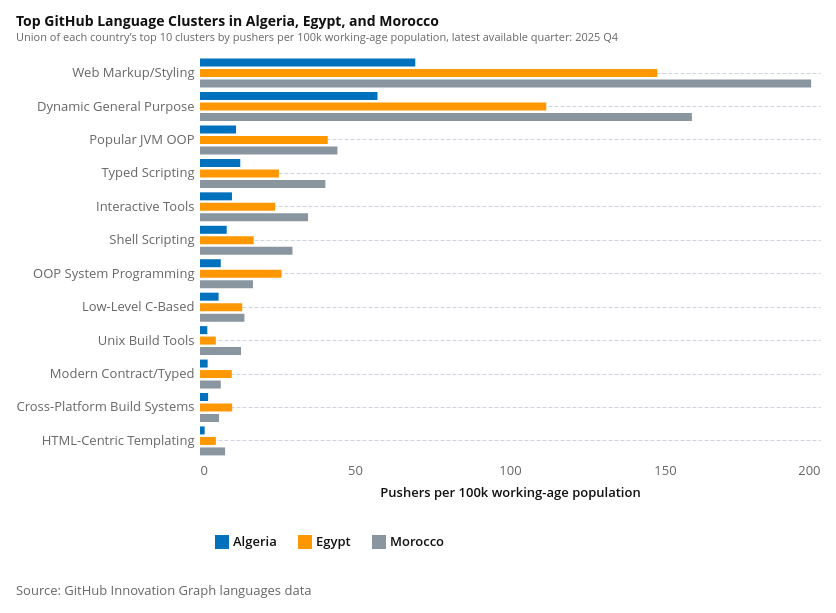

The code cell stored with this chart in its notebook:
### Code cell
language_country_codes = [COUNTRY_CODE, "EG", "MA"]
language_country_order = [COUNTRY_NAMES[code] for code in language_country_codes]
language_country_colors = [ALGERIA_COLOR, "#FF9800", "#8A969F"]

languages = (
    pd.read_csv(GITHUB_DIR / "languages.csv")
    .loc[lambda d: d["iso2_code"].isin(language_country_codes)]
    .assign(
        quarter_start=lambda d: pd.PeriodIndex(
            d["year"].astype(str) + "Q" + d["quarter"].astype(str), freq="Q"
        ).to_timestamp(),
        country_name=lambda d: d["iso2_code"].map(COUNTRY_NAMES),
    )
)
languages["cluster"] = languages["language"].map(clusters.set_index("Language")["Cluster Name"])
languages = (
    languages
    .dropna(subset=["cluster"])
    .groupby(["iso2_code", "country_name", "cluster", "quarter_start", "year", "quarter"], as_index=False)["num_pushers"]
    .sum()
)
languages = attach_latest_population(languages, working_age_population).assign(
    num_pushers_per_100k=lambda d: d["num_pushers"] / d["working_age_population"] * 100_000
)
latest_language_quarter = languages["quarter_start"].max()
latest_language_rows = languages.loc[languages["quarter_start"] == latest_language_quarter].copy()
latest_language_label = (
    f"{latest_language_rows['year'].iloc[0]} Q{latest_language_rows['quarter'].iloc[0]}"
)

top_cluster_names = (
    latest_language_rows
    .sort_values(["country_name", "num_pushers_per_100k"], ascending=[True, False])
    .groupby("iso2_code", as_index=False, group_keys=False)
    .head(10)["cluster"]
    .drop_duplicates()
    .tolist()
)

language_comparison = (
    latest_language_rows
    .loc[lambda d: d["cluster"].isin(top_cluster_names)]
    .assign(num_pushers_label=lambda d: d["num_pushers"].map(lambda v: f"{v:,.0f}"))
)
cluster_sort = (
    language_comparison
    .groupby("cluster", as_index=False)["num_pushers_per_100k"]
    .sum()
    .sort_values("num_pushers_per_100k", ascending=False)["cluster"]
    .tolist()
)

language_bars = (
    alt.Chart(language_comparison)
    .mark_bar(size=8)
    .encode(
        x=alt.X("num_pushers_per_100k:Q", title="Pushers per 100k working-age population", axis=alt.Axis(format="~s")),
        y=alt.Y(
            "cluster:N",
            sort=cluster_sort,
            title=None,
            axis=alt.Axis(labelLimit=0),
        ),
        color=alt.Color(
            "country_name:N",
            title=None,
            scale=alt.Scale(domain=language_country_order, range=language_country_colors),
            legend=alt.Legend(orient="bottom", direction="horizontal"),
        ),
        yOffset=alt.YOffset("country_name:N", sort=language_country_order, scale=alt.Scale(paddingInner=0.45)),
        tooltip=[
            alt.Tooltip("country_name:N", title="Country"),
            alt.Tooltip("cluster:N", title="Cluster"),
            alt.Tooltip("num_pushers_per_100k:Q", title="Pushers per 100k", format=",.1f"),
            alt.Tooltip("num_pushers:Q", title="Pushers", format=","),
        ],
    )
)

languages_chart = language_bars.properties(
    width=620,
    height=max(320, 34 * len(cluster_sort)),
    title=alt.Title(
        text="Top GitHub Language Clusters in Algeria, Egypt, and Morocco",
        subtitle=f"Union of each country’s top 10 clusters by pushers per 100k working-age population, latest available quarter: {latest_language_label}",
        fontSize=14,
        subtitleFontSize=11,
        offset=10,
    ),
)

attaviz.add_caption(languages_chart, "Source: GitHub Innovation Graph languages data")

### Figure 1 — Vega-Lite specification as saved in the notebook (floating-point values rounded to 4 significant figures)
{"config": {"background": "white", "padding": 15, "mark": {"tooltip": true}, "point": {"filled": true, "size": 60, "stroke": "white", "strokeWidth": 1}, "circle": {"filled": true, "stroke": "white", "strokeWidth": 1}, "square": {"filled": true, "stroke": "white", "strokeWidth": 1}, "line": {"strokeWidth": 4, "strokeCap": "round", "strokeJoin": "round"}, "bar": {"cornerRadiusEnd": 0}, "area": {"opacity": 0.7}, "arc": {"stroke": "white", "strokeWidth": 1}, "rect": {"stroke": "#8A969F", "strokeWidth": 0.5}, "geoshape": {"stroke": "#666666", "strokeWidth": 0.3, "strokeJoin": "round", "strokeCap": "round"}, "title": {"font": "Open Sans, sans-serif", "fontSize": 18, "fontWeight": 700, "lineHeight": 22, "color": "#111111", "anchor": "start", "offset": 21, "subtitleFont": "Open Sans, sans-serif", "subtitleFontSize": 15, "subtitleFontWeight": 400, "subtitleLineHeight": 18, "subtitleColor": "#666666", "subtitlePadding": 3}, "axis": {"domain": false, "grid": true, "gridColor": "#CED4DE", "gridDash": [4, 2], "gridWidth": 1, "labelFont": "Open Sans, sans-serif", "labelFontSize": 13, "labelFontWeight": 400, "labelColor": "#666666", "labelPadding": 3, "tickColor": "#CED4DE", "tickSize": 5, "tickCount": 5, "titleFont": "Open Sans, sans-serif", "titleFontSize": 13, "titleFontWeight": 600, "titleColor": "#111111", "titlePadding": 9}, "axisX": {"grid": false, "tickSize": 0, "labelAngle": 0}, "axisY": {"domain": false, "ticks": false, "gridColor": "#CED4DE", "gridDash": [4, 2], "gridWidth": 1}, "axisQuantitative": {"tickCount": 5}, "axisBand": {"labelPadding": 6, "tickSize": 0}, "axisTemporal": {"grid": false}, "legend": {"labelFont": "Open Sans, sans-serif", "labelFontSize": 13, "labelFontWeight": 600, "labelColor": "#111111", "titleFont": "Open Sans, sans-serif", "titleFontSize": 13, "titleFontWeight": 600, "titleColor": "#111111", "titlePadding": 3, "symbolSize": 196, "symbolStrokeWidth": 0, "padding": 15, "offset": 21, "columnPadding": 21, "orient": "bottom", "labelLimit": 200, "titleLimit": 200}, "view": {"stroke": null, "continuousWidth": 600, "continuousHeight": 400}, "range": {"category": ["#34A7F2", "#FF9800", "#664AB6", "#4EC2C0", "#F3578E", "#081079", "#0C7C68", "#AA0000", "#DDDA21"], "diverging": ["#920000", "#BD6126", "#E3A763", "#EFEFEF", "#80BDE7", "#3587C3", "#025288"], "heatmap": ["#E3F6FD", "#75CCEC", "#089BD4", "#0169A1", "#023B6F"], "ordinal": ["#E3F6FD", "#75CCEC", "#089BD4", "#0169A1", "#023B6F"], "ramp": ["#E3F6FD", "#75CCEC", "#089BD4", "#0169A1", "#023B6F"]}, "scale": {"bandPaddingInner": 0.2, "bandPaddingOuter": 0.1, "pointPadding": 0.5}, "header": {"labelFont": "Open Sans, sans-serif", "labelFontSize": 13, "labelFontWeight": 600, "labelColor": "#111111", "titleFont": "Open Sans, sans-serif", "titleFontSize": 15, "titleFontWeight": 600, "titleColor": "#111111"}, "concat": {"spacing": 18}, "facet": {"spacing": 18}, "selection": {"point": {"on": "click", "clear": "dblclick"}, "interval": {"mark": {"fill": "#0071BC", "fillOpacity": 0.15, "stroke": "#0071BC", "strokeWidth": 1}}}}, "vconcat": [{"mark": {"type": "bar", "size": 8}, "encoding": {"color": {"field": "country_name", "legend": {"direction": "horizontal", "orient": "bottom"}, "scale": {"domain": ["Algeria", "Egypt", "Morocco"], "range": ["#0071BC", "#FF9800", "#8A969F"]}, "title": null, "type": "nominal"}, "tooltip": [{"field": "country_name", "title": "Country", "type": "nominal"}, {"field": "cluster", "title": "Cluster", "type": "nominal"}, {"field": "num_pushers_per_100k", "format": ",.1f", "title": "Pushers per 100k", "type": "quantitative"}, {"field": "num_pushers", "format": ",", "title": "Pushers", "type": "quantitative"}], "x": {"axis": {"format": "~s"}, "field": "num_pushers_per_100k", "title": "Pushers per 100k working-age population", "type": "quantitative"}, "y": {"axis": {"labelLimit": 0}, "field": "cluster", "sort": ["Web Markup/Styling", "Dynamic General Purpose", "Popular JVM OOP", "Typed Scripting", "Interactive Tools", "Shell Scripting", "OOP System Programming", "Low-Level C-Based", "Unix Build Tools", "Modern Contract/Typed", "Cross-Platform Build Systems", "HTML-Centric Templating"], "title": null, "type": "nominal"}, "yOffset": {"field": "country_name", "scale": {"paddingInner": 0.45}, "sort": ["Algeria", "Egypt", "Morocco"], "type": "nominal"}}, "height": 408, "title": {"text": "Top GitHub Language Clusters in Algeria, Egypt, and Morocco", "fontSize": 14, "offset": 10, "subtitle": "Union of each country’s top 10 clusters by pushers per 100k working-age population, latest available quarter: 2025 Q4", "subtitleFontSize": 11}, "width": 620}], "data": {"name": "data-7d4c8b6d545dccdf04b2fa31225c6717"}, "title": {"text": "Source: GitHub Innovation Graph languages data", "anchor": "start", "color": "#666666", "font": "Open Sans, sans-serif", "fontSize": 13, "fontWeight": 400, "lineHeight": 20, "offset": 21, "orient": "bottom"}, "$schema": "https://vega.github.io/schema/vega-lite/v6.1.0.json", "datasets": {"data-7d4c8b6d545dccdf04b2fa31225c6717": [{"iso2_code": "EG", "country_name": "Egypt", "cluster": "Interactive Tools", "quarter_start": "2025-10-01T00:00:00", "year": 2025, "quarter": 4, "num_pushers": 17778, "working_age_population": 73290000.0, "population": 73290000.0, "num_pushers_per_100k": 24.26, "num_pushers_label": "17,778"}, {"iso2_code": "EG", "country_name": "Egypt", "cluster": "Unix Build Tools", "quarter_start": "2025-10-01T00:00:00", "year": 2025, "quarter": 4, "num_pushers": 3736, "working_age_population": 73290000.0, "population": 73290000.0, "num_pushers_per_100k": 5.098, "num_pushers_label": "3,736"}, {"iso2_code": "EG", "country_name": "Egypt", "cluster": "Low-Level C-Based", "quarter_start": "2025-10-01T00:00:00", "year": 2025, "quarter": 4, "num_pushers": 9994, "working_age_population": 73290000.0, "population": 73290000.0, "num_pushers_per_100k": 13.64, "num_pushers_label": "9,994"}, {"iso2_code": "EG", "country_name": "Egypt", "cluster": "HTML-Centric Templating", "quarter_start": "2025-10-01T00:00:00", "year": 2025, "quarter": 4, "num_pushers": 3746, "working_age_population": 73290000.0, "population": 73290000.0, "num_pushers_per_100k": 5.111, "num_pushers_label": "3,746"}, {"iso2_code": "EG", "country_name": "Egypt", "cluster": "Modern Contract/Typed", "quarter_start": "2025-10-01T00:00:00", "year": 2025, "quarter": 4, "num_pushers": 7510, "working_age_population": 73290000.0, "population": 73290000.0, "num_pushers_per_100k": 10.25, "num_pushers_label": "7,510"}, {"iso2_code": "EG", "country_name": "Egypt", "cluster": "OOP System Programming", "quarter_start": "2025-10-01T00:00:00", "year": 2025, "quarter": 4, "num_pushers": 19280, "working_age_population": 73290000.0, "population": 73290000.0, "num_pushers_per_100k": 26.31, "num_pushers_label": "19,280"}, {"iso2_code": "EG", "country_name": "Egypt", "cluster": "Popular JVM OOP", "quarter_start": "2025-10-01T00:00:00", "year": 2025, "quarter": 4, "num_pushers": 30209, "working_age_population": 73290000.0, "population": 73290000.0, "num_pushers_per_100k": 41.22, "num_pushers_label": "30,209"}, {"iso2_code": "EG", "country_name": "Egypt", "cluster": "Shell Scripting", "quarter_start": "2025-10-01T00:00:00", "year": 2025, "quarter": 4, "num_pushers": 12683, "working_age_population": 73290000.0, "population": 73290000.0, "num_pushers_per_100k": 17.31, "num_pushers_label": "12,683"}, {"iso2_code": "EG", "country_name": "Egypt", "cluster": "Cross-Platform Build Systems", "quarter_start": "2025-10-01T00:00:00", "year": 2025, "quarter": 4, "num_pushers": 7608, "working_age_population": 73290000.0, "population": 73290000.0, "num_pushers_per_100k": 10.38, "num_pushers_label": "7,608"}, {"iso2_code": "EG", "country_name": "Egypt", "cluster": "Typed Scripting", "quarter_start": "2025-10-01T00:00:00", "year": 2025, "quarter": 4, "num_pushers": 18657, "working_age_population": 73290000.0, "population": 73290000.0, "num_pushers_per_100k": 25.46, "num_pushers_label": "18,657"}, {"iso2_code": "EG", "country_name": "Egypt", "cluster": "Web Markup/Styling", "quarter_start": "2025-10-01T00:00:00", "year": 2025, "quarter": 4, "num_pushers": 108109, "working_age_population": 73290000.0, "population": 73290000.0, "num_pushers_per_100k": 147.5, "num_pushers_label": "108,109"}, {"iso2_code": "EG", "country_name": "Egypt", "cluster": "Dynamic General Purpose", "quarter_start": "2025-10-01T00:00:00", "year": 2025, "quarter": 4, "num_pushers": 81869, "working_age_population": 73290000.0, "population": 73290000.0, "num_pushers_per_100k": 111.7, "num_pushers_label": "81,869"}, {"iso2_code": "DZ", "country_name": "Algeria", "cluster": "Popular JVM OOP", "quarter_start": "2025-10-01T00:00:00", "year": 2025, "quarter": 4, "num_pushers": 3431, "working_age_population": 29530000.0, "population": 29530000.0, "num_pushers_per_100k": 11.62, "num_pushers_label": "3,431"}, {"iso2_code": "DZ", "country_name": "Algeria", "cluster": "Cross-Platform Build Systems", "quarter_start": "2025-10-01T00:00:00", "year": 2025, "quarter": 4, "num_pushers": 773, "working_age_population": 29530000.0, "population": 29530000.0, "num_pushers_per_100k": 2.617, "num_pushers_label": "773"}, {"iso2_code": "DZ", "country_name": "Algeria", "cluster": "Dynamic General Purpose", "quarter_start": "2025-10-01T00:00:00", "year": 2025, "quarter": 4, "num_pushers": 16909, "working_age_population": 29530000.0, "population": 29530000.0, "num_pushers_per_100k": 57.25, "num_pushers_label": "16,909"}, {"iso2_code": "DZ", "country_name": "Algeria", "cluster": "OOP System Programming", "quarter_start": "2025-10-01T00:00:00", "year": 2025, "quarter": 4, "num_pushers": 1978, "working_age_population": 29530000.0, "population": 29530000.0, "num_pushers_per_100k": 6.697, "num_pushers_label": "1,978"}, {"iso2_code": "DZ", "country_name": "Algeria", "cluster": "Low-Level C-Based", "quarter_start": "2025-10-01T00:00:00", "year": 2025, "quarter": 4, "num_pushers": 1771, "working_age_population": 29530000.0, "population": 29530000.0, "num_pushers_per_100k": 5.996, "num_pushers_label": "1,771"}, {"iso2_code": "DZ", "country_name": "Algeria", "cluster": "Modern Contract/Typed", "quarter_start": "2025-10-01T00:00:00", "year": 2025, "quarter": 4, "num_pushers": 730, "working_age_population": 29530000.0, "population": 29530000.0, "num_pushers_per_100k": 2.472, "num_pushers_label": "730"}, {"iso2_code": "DZ", "country_name": "Algeria", "cluster": "Web Markup/Styling", "quarter_start": "2025-10-01T00:00:00", "year": 2025, "quarter": 4, "num_pushers": 20509, "working_age_population": 29530000.0, "population": 29530000.0, "num_pushers_per_100k": 69.44, "num_pushers_label": "20,509"}, {"iso2_code": "DZ", "country_name": "Algeria", "cluster": "Unix Build Tools", "quarter_start": "2025-10-01T00:00:00", "year": 2025, "quarter": 4, "num_pushers": 694, "working_age_population": 29530000.0, "population": 29530000.0, "num_pushers_per_100k": 2.35, "num_pushers_label": "694"}, {"iso2_code": "DZ", "country_name": "Algeria", "cluster": "Typed Scripting", "quarter_start": "2025-10-01T00:00:00", "year": 2025, "quarter": 4, "num_pushers": 3836, "working_age_population": 29530000.0, "population": 29530000.0, "num_pushers_per_100k": 12.99, "num_pushers_label": "3,836"}, {"iso2_code": "DZ", "country_name": "Algeria", "cluster": "Shell Scripting", "quarter_start": "2025-10-01T00:00:00", "year": 2025, "quarter": 4, "num_pushers": 2544, "working_age_population": 29530000.0, "population": 29530000.0, "num_pushers_per_100k": 8.614, "num_pushers_label": "2,544"}, {"iso2_code": "DZ", "country_name": "Algeria", "cluster": "HTML-Centric Templating", "quarter_start": "2025-10-01T00:00:00", "year": 2025, "quarter": 4, "num_pushers": 444, "working_age_population": 29530000.0, "population": 29530000.0, "num_pushers_per_100k": 1.503, "num_pushers_label": "444"}, {"iso2_code": "DZ", "country_name": "Algeria", "cluster": "Interactive Tools", "quarter_start": "2025-10-01T00:00:00", "year": 2025, "quarter": 4, "num_pushers": 3046, "working_age_population": 29530000.0, "population": 29530000.0, "num_pushers_per_100k": 10.31, "num_pushers_label": "3,046"}, {"iso2_code": "MA", "country_name": "Morocco", "cluster": "Cross-Platform Build Systems", "quarter_start": "2025-10-01T00:00:00", "year": 2025, "quarter": 4, "num_pushers": 1544, "working_age_population": 25220000.0, "population": 25220000.0, "num_pushers_per_100k": 6.122, "num_pushers_label": "1,544"}, {"iso2_code": "MA", "country_name": "Morocco", "cluster": "Low-Level C-Based", "quarter_start": "2025-10-01T00:00:00", "year": 2025, "quarter": 4, "num_pushers": 3614, "working_age_population": 25220000.0, "population": 25220000.0, "num_pushers_per_100k": 14.33, "num_pushers_label": "3,614"}, {"iso2_code": "MA", "country_name": "Morocco", "cluster": "Popular JVM OOP", "quarter_start": "2025-10-01T00:00:00", "year": 2025, "quarter": 4, "num_pushers": 11180, "working_age_population": 25220000.0, "population": 25220000.0, "num_pushers_per_100k": 44.33, "num_pushers_label": "11,180"}, {"iso2_code": "MA", "country_name": "Morocco", "cluster": "Dynamic General Purpose", "quarter_start": "2025-10-01T00:00:00", "year": 2025, "quarter": 4, "num_pushers": 40019, "working_age_population": 25220000.0, "population": 25220000.0, "num_pushers_per_100k": 158.7, "num_pushers_label": "40,019"}, {"iso2_code": "MA", "country_name": "Morocco", "cluster": "Interactive Tools", "quarter_start": "2025-10-01T00:00:00", "year": 2025, "quarter": 4, "num_pushers": 8783, "working_age_population": 25220000.0, "population": 25220000.0, "num_pushers_per_100k": 34.82, "num_pushers_label": "8,783"}, {"iso2_code": "MA", "country_name": "Morocco", "cluster": "HTML-Centric Templating", "quarter_start": "2025-10-01T00:00:00", "year": 2025, "quarter": 4, "num_pushers": 2043, "working_age_population": 25220000.0, "population": 25220000.0, "num_pushers_per_100k": 8.101, "num_pushers_label": "2,043"}, {"iso2_code": "MA", "country_name": "Morocco", "cluster": "Modern Contract/Typed", "quarter_start": "2025-10-01T00:00:00", "year": 2025, "quarter": 4, "num_pushers": 1694, "working_age_population": 25220000.0, "population": 25220000.0, "num_pushers_per_100k": 6.717, "num_pushers_label": "1,694"}, {"iso2_code": "MA", "country_name": "Morocco", "cluster": "Shell Scripting", "quarter_start": "2025-10-01T00:00:00", "year": 2025, "quarter": 4, "num_pushers": 7524, "working_age_population": 25220000.0, "population": 25220000.0, "num_pushers_per_100k": 29.83, "num_pushers_label": "7,524"}, {"iso2_code": "MA", "country_name": "Morocco", "cluster": "OOP System Programming", "quarter_start": "2025-10-01T00:00:00", "year": 2025, "quarter": 4, "num_pushers": 4310, "working_age_population": 25220000.0, "population": 25220000.0, "num_pushers_per_100k": 17.09, "num_pushers_label": "4,310"}, {"iso2_code": "MA", "country_name": "Morocco", "cluster": "Typed Scripting", "quarter_start": "2025-10-01T00:00:00", "year": 2025, "quarter": 4, "num_pushers": 10199, "working_age_population": 25220000.0, "population": 25220000.0, "num_pushers_per_100k": 40.44, "num_pushers_label": "10,199"}, {"iso2_code": "MA", "country_name": "Morocco", "cluster": "Unix Build Tools", "quarter_start": "2025-10-01T00:00:00", "year": 2025, "quarter": 4, "num_pushers": 3338, "working_age_population": 25220000.0, "population": 25220000.0, "num_pushers_per_100k": 13.24, "num_pushers_label": "3,338"}, {"iso2_code": "MA", "country_name": "Morocco", "cluster": "Web Markup/Styling", "quarter_start": "2025-10-01T00:00:00", "year": 2025, "quarter": 4, "num_pushers": 49720, "working_age_population": 25220000.0, "population": 25220000.0, "num_pushers_per_100k": 197.1, "num_pushers_label": "49,720"}]}}
